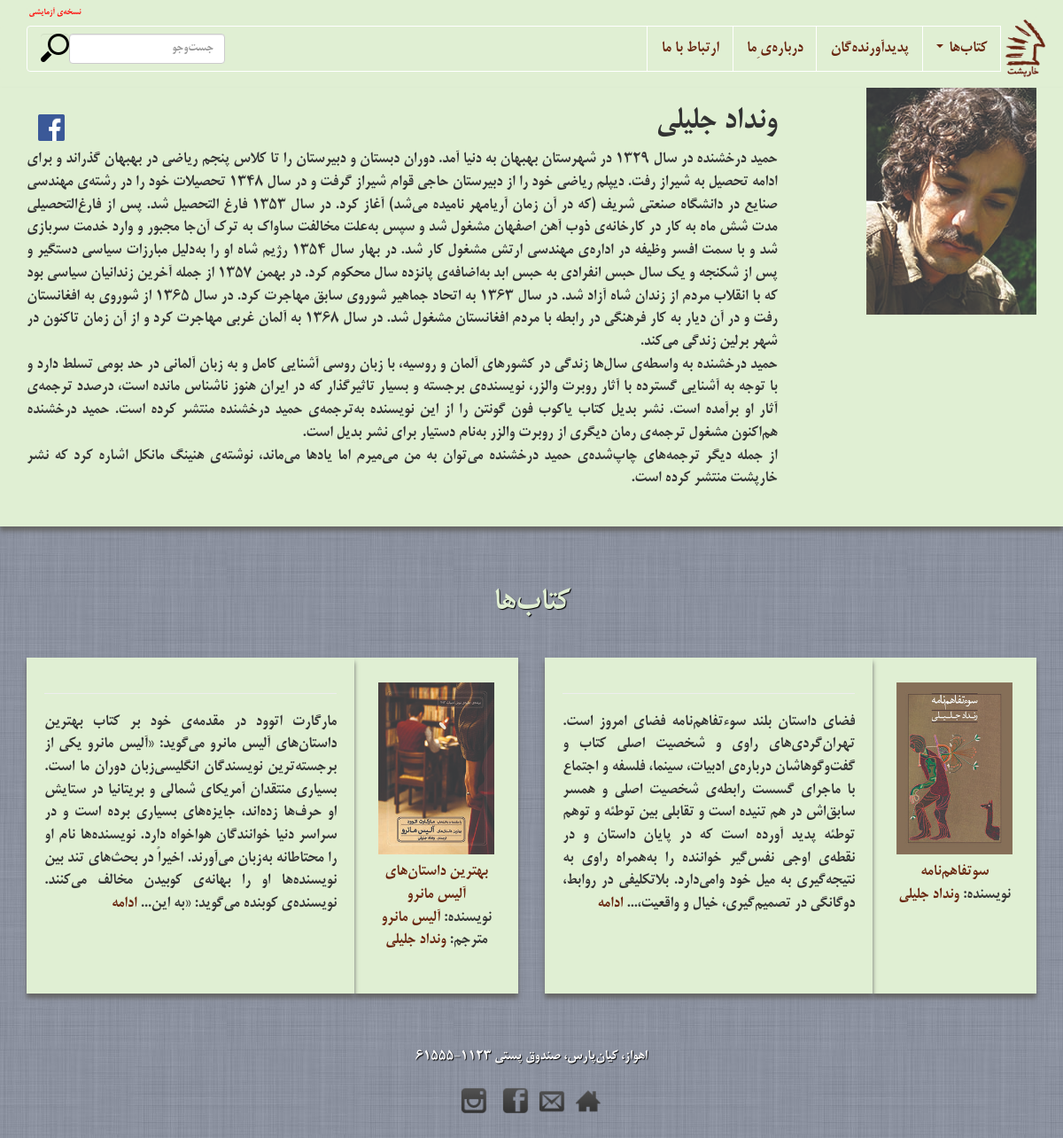
The app's page /authors/1/ with its own data.
### books/models.py (models this page shows, shortened)
class Author(models.Model):
    first_name = models.CharField(max_length=30)
    last_name = models.CharField(max_length=50)
    image = models.ImageField(upload_to='images/')
    little_image = models.ImageField(upload_to='images/')
    description = models.TextField()
    on_homepage = models.BooleanField(default=False)
    def full_name(self):
        return self.first_name + " " + self.last_name

class Book(models.Model):
    title = models.CharField(max_length=100)
    authors = models.ManyToManyField(Author, related_name="authors")
    translators = models.ManyToManyField(Author, null=True, blank=True, related_name="translators")
    image = models.ImageField(upload_to='images/')
    description = models.TextField()
    pages = models.PositiveSmallIntegerField()
    ISBN = models.CharField(max_length=20)
    price = models.IntegerField()
    subjects = models.ManyToManyField(Subject)
    published = models.BooleanField()
    editors = models.ManyToManyField(Author, null=True, blank=True, related_name="editors")
    cut = models.CharField(max_length="30")
    cover_designer = models.ForeignKey(Author, null=True,blank=True, related_name="cover_designer")
    on_homepage = models.BooleanField(default=False)
    featured_homepage = models.BooleanField(default=False)

### books/views.py (the view)
# urls.py: url(r'^authors/(\d+)/$', views.author),
def author(request, id):
    author = get_object_or_404(Author, id=id)
    books = Book.objects.filter(Q(authors=author) | Q(translators=author))
    if books.count() == 1:
        book_width = 12
    elif books.count() == 2:
        book_width = 6
    elif books.count() == 3:
        book_width = 4
    else:
        book_width = 3
    return render(request, 'author.html', {
        'author': author,
        'books': books,
        'book_width': book_width,
        'mode': 1,
    })

### templates/author.html (shortened to what this page needs)
{% extends 'base.html' %}
{% block content %}
<article class="transparent">
<section>
	<div class="container">
		<div class="row">
			<div class="col-sm-3 col-md-3">
				<a href="">
					<img src="{{author.image.url}}">
				</a>
			</div>
			<div class="col-sm-9 col-md-9">
				<div class="row">
					<div class="col-sm-10 col-xs-10 col-md-11">
					<h1>
						{{author.full_name}}
					</h1>
					</div>
					<div class="col-sm-2 col-md-1 col-xs-2">
						<a href="http://www.facebook.com/sharer.php?u=http://kharposht.ir/authors/{{author.id}}"
							og:title="{{author.full_name}}" style="text-decoration: none;">
						<img src="/media/images/facebook.png" style="height:30px; margin-top:30px;">
						</a>
					</div>
				</div>
				<div style="text-align: justify;">
				{{ author.description|linebreaks}}
				</div>
			</div>
		</div>
	</div>
</section>
{% if books %}
{% include 'partials/books.html' with books=books width=book_width title="کتاب‌ها" %}
{% endif %}
</article>
{% endblock %}

### templates/partials/books.html (shortened to what this page needs)
<div class="container book-shelf">
	<div class="row">
		<div class="col-sm-12 col-md-12">
			<h3 class="centered hidden-sm hidden-xs">{{title}}</h3>
		</div>
	</div>
	<div class="row books">
		{% for b in books%}
		<div class="col-sm-6 col-md-6 centered">
			<div class="col-sm-4 col-md-4 navid-book-shelf-book m-book-shelf-book">
					{% ifequal mode 1%}
					<a  href="/books/{{ b.id }}/">
						{% if b.image %}
	                    <img alt="{{ b.title }}" class="hidden-sm"
	                         src="{{ b.image.url }}">
	                     {% else %}
	                     <img class="hidden-sm"
	                         style="background-color:gray; height:200px;">
	                    <img class="visible-sm"
	                         style="background-color:gray; height:200px;">
	                     {% endif %}
	                </a>
	                {% endifequal %}
				<div class="title centered">
					{% ifequal mode 1%}
                    <a href="/books/{{ b.id }}/">
                        <strong>{{ b.title }}</strong>
                    </a>
                    {% endifequal %}
                </div>
                {% if b.authors%}
                <div class="book_authors centered">
                	{% ifnotequal b.authors.all.count 0%}
                    نویسنده:
                    {% for a in b.authors.all %}
                    <a href="/authors/{{ a.id }}/">{{ a.full_name }}</a>
                    {% endfor %}
                    {% endifnotequal %}
                </div>
                {% endif %}
                {% if b.translators%}
                <div class="book_authors centered">
                   	{% ifnotequal b.translators.count 0%}
                   	مترجم:
                   	{% for t in b.translators.all%}
                   	<a href="/authors/{{ t.id }}">{{t.full_name}}</a>
                   	{% endfor %}
                   	{% endifnotequal %}
                </div>
                {% endif %}
			</div>
			<div class="col-sm-8 col-md-8 navid-book-shelf-book m-book-shelf-book featured hidden-sm hidden-xs" data-featured="true">
				<hr class="hidden-sm">
                <div class="description is-hidden">
                    <div class="dotdotdot full text-right" style="text-align: justify;">
                        {{ b.description|linebreaks }}
                    </div>
                </div>
			</div>
		</div>
		{% endfor%}
	</div>
</div>

### media/css/styles.css (style rules this page uses)
.centered { text-align: center; }
h3 { font-weight: bold; font-size: 36px; padding-top: 30px; padding-bottom: 30px; }
body { background: url('../img/body-bg.jpg') repeat scroll 0 0; direction: rtl; font-family:"BMitra"; font-size:large ; }
body > article.transparent > section, body > section { box-shadow: 0 5px 5px #666666; margin-bottom: 45px; margin-top: 45px; padding-bottom: 30px; background-color: #E0EFD3; }
body > article.transparent > section:first-child, body > section:first-child { margin-bottom: 0; margin-top: 0; padding-top: 0; }
body > article > .container { margin-top: 1em; margin-bottom: 1em; }
.book-shelf h3 { color: #E0EFD3; text-shadow: 1px 1px 1px #000000; }
.navid-book-shelf-book { background-color: #E0EFD3 ; box-shadow: 0 5px 5px #666666; margin-bottom: 20px; padding: 20px; position: relative;; }
div.navid-book-shelf-book.featured { text-align: center; }
.navid-book-shelf-book img { max-width: 95%; padding: 3px; display: block; margin: 5px auto; }
.container > div > div > a > img { max-width:95%; }
a { color: #682610 !important; }

### records on screen
Author: image (picture), full_name "ونداد جلیلی", description "حمید درخشنده در سال ۱۳۲۹ در شهرستان بهبهان به دنیا آمد. دوران دبستان و دبیرستان را تا کلاس پنجم ریاضی در بهبهان گذراند و برای ادامه تحصیل به شیراز رفت. دیپلم ریاضی خود را از دبیرستان حاجی قوام شیراز گرفت و در سال ۱۳۴۸ تحصیلات خود را در رشته‌ی مهندسی صنایع در دانشگاه صنعتی شریف (که در آن زمان آریامهر نامیده می‌شد) آغاز کرد. در سال ۱۳۵۳ فارغ التحصیل شد. پس از فارغ‌التحصیلی مدت شش ماه به کار در کارخانه‌ی ذوب آهن اصفهان مشغول شد و سپس به‌علت مخالفت ساواک به ترک آن‌جا مجبور و وارد خدمت سربازی شد و با سمت افسر وظیفه در اداره‌ی مهندسی ارتش مشغول کار شد. در بهار سال ۱۳۵۴ رژیم شاه او را به‌دلیل مبارزات سیاسی دستگیر و پس از شکنجه و یک سال حبس انفرادی به حبس ابد به‌اضافه‌ی پانزده سال محکوم کرد. در…"
Book: image (picture), title "سوتفاهم‌نامه"
Book: image (picture), title "بهترین داستان‌های آلیس مانرو"
Author: full_name "آلیس مانرو"

### other values on screen
{{ title }} "کتاب‌ها"
